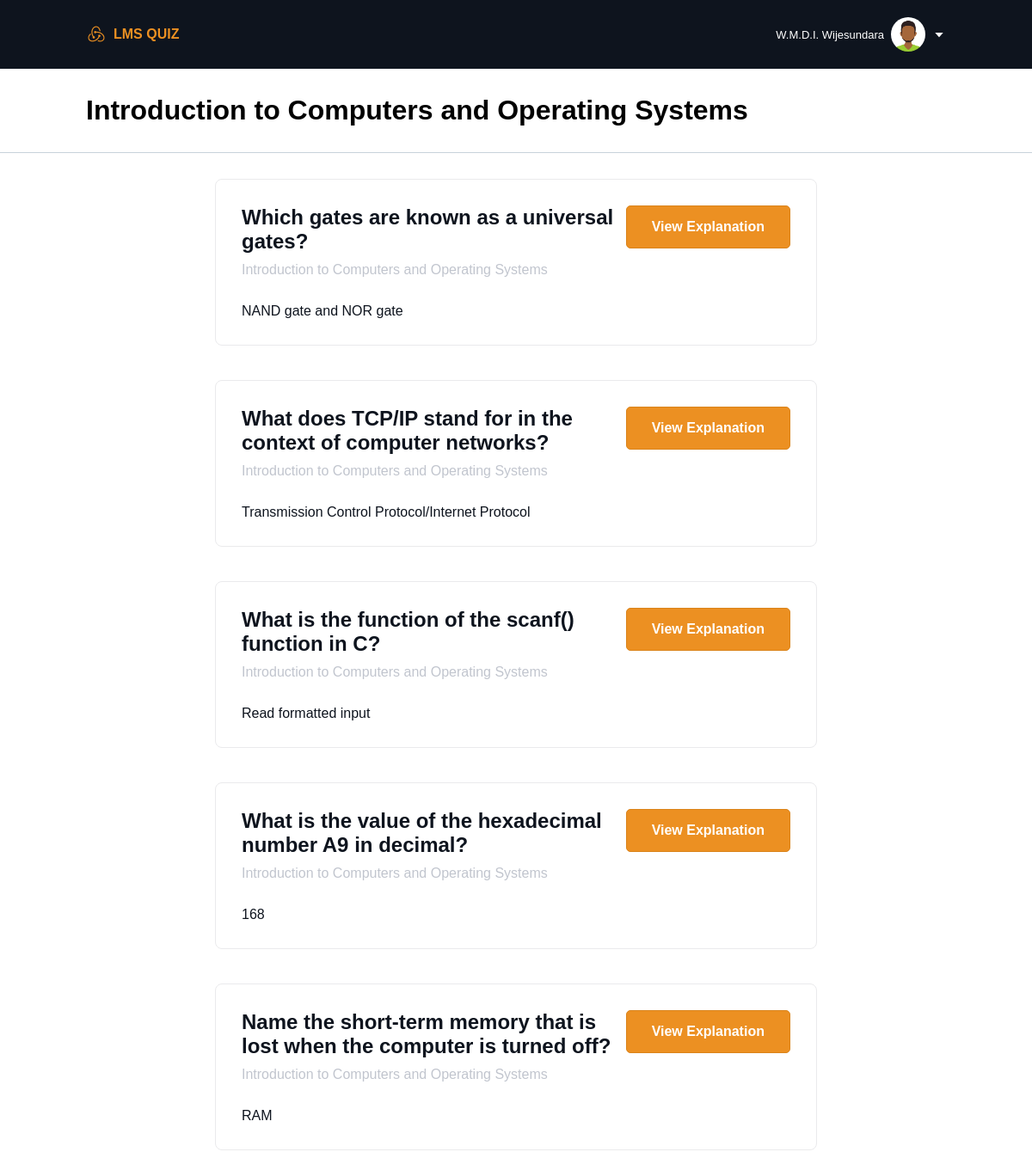
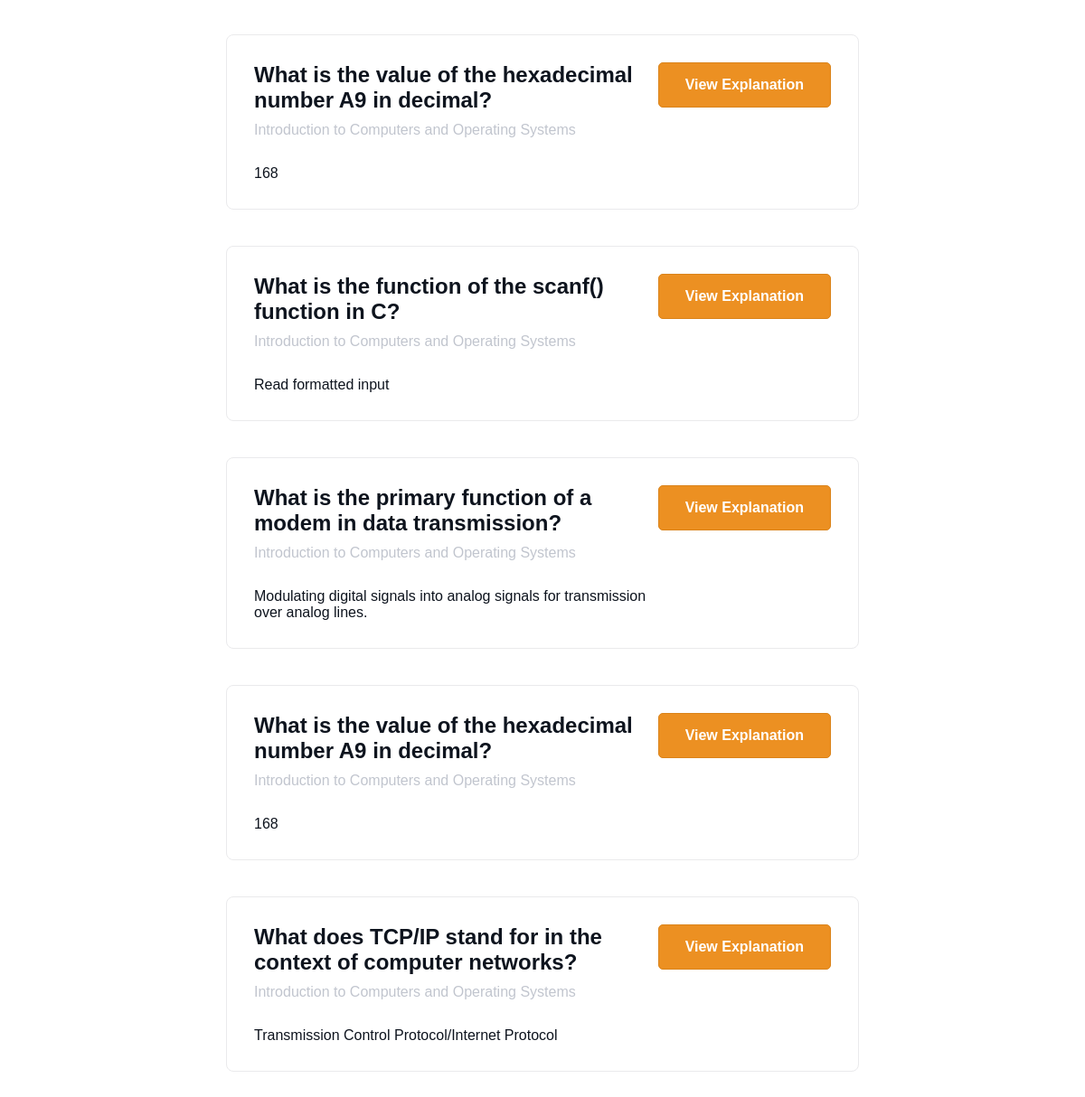
The page /student/view_question_kit.php?kit=1 (signed in) on the database its author committed (2 pictures, top to bottom).
### tables this page shows
CREATE TABLE `modules` (
  `module_id` int(11) NOT NULL,
  `module_code` varchar(10) NOT NULL,
  `module_name` varchar(100) NOT NULL,
  `level` int(2) NOT NULL,
  `semester` int(2) NOT NULL,
  `lecturer_id` int(11) NOT NULL
);

CREATE TABLE `questions` (
  `q_id` int(11) NOT NULL,
  `q_title` varchar(255) NOT NULL,
  `q_body` varchar(500) DEFAULT NULL,
  `q_hint` varchar(255) DEFAULT NULL,
  `q_explanation` varchar(500) NOT NULL,
  `q_correct_answer` varchar(100) NOT NULL,
  `q_type` varchar(10) NOT NULL,
  `q_code` varchar(255) DEFAULT NULL,
  `module_id` int(11) NOT NULL,
  `lecturer_id` int(11) NOT NULL
);

### student/view_question_kit.php (the view, shortened to what this page needs)
<?php
require("../db_config/db_config.php");
if (!isset($_GET["kit"])) {
  header("location:questions_set.php");
} else {
  $kit_id = $_GET["kit"];
}
$get_module = "SELECT module_name FROM q_kit, modules WHERE q_kit.module_id = modules.module_id AND q_kit_id = '$kit_id'";
$result_1 = mysqli_query($conn, $get_module);
if (mysqli_num_rows($result_1) > 0) {
$row_1 = mysqli_fetch_assoc($result_1);
}
?>
<!DOCTYPE html>
<html lang="en">
<head>
  <link rel="stylesheet" href="styles/view_question_kit.css">
  <link rel="stylesheet" href="https://cdn.jsdelivr.net/npm/boxicons@latest/css/boxicons.min.css">
</head>
<body>
  <?php include "components/header.php"; ?>
  <div class="sub-container">
    <h1><?php echo $row_1["module_name"]?></h1>
  </div>
  <div class="container">
    <div class="section_01">
      <div class="grid-div">
        <?php
        $sql = "SELECT questions.q_id, q_title, q_correct_answer FROM q_kit_questions, questions WHERE q_kit_questions.q_id = questions.q_id AND q_kit_id = '$kit_id'";
        $result = mysqli_query($conn, $sql);
        if (mysqli_num_rows($result) > 0) {
          while ($row = mysqli_fetch_assoc($result)) {
            echo '
                          <div class="year">
                              <div class="text">
                                  <p style="margin-bottom: 10px; color: #0e141e; font-weight: bold; font-size: 24px;">' . $row["q_title"] . '</p>
                                  <p style="margin-bottom: 30px; color: #c1c5ce;">'.$row_1["module_name"].'</p>
                                  <p style="color: #0e141e">' . $row["q_correct_answer"] . '</p>
                              </div>
                              <button onclick=\'window.location.href="view_question.php?q='.$row["q_id"].'"\' class="admin-btn">View Explanation</button>
                          </div>
                        ';
          }
        } else {
          echo "0 results";
        }
        ?>
      </div>
    </div>
  </div>
</body>
</html>

### student/styles/view_question_kit.css (style rules this page uses)
* { font-family: Arial; margin: 0; padding: 0; box-sizing: border-box; list-style: none; text-decoration: none; }
:root { --blue-dark: #0e141e; --orange-color: #EC9022; --orange-dark-color: #da831a; --white-color: white; --white-shade: #f2f5f7; --green-color: #40af0c; }
.container { width: 100%; height: auto; display: flex; flex-direction: row; }
.section_01 { width: 100%; height: auto; display: flex; flex-direction: column; flex-basis: 100%; }
.sub-container { display: flex; align-items: center; justify-content: space-between; padding: 30px 100px; background-color: var(--white-color); border-bottom: 1px solid #c8d2db; width: 100%; }
.grid-div { width: 100%; height: auto; padding: 0 250px 30PX 250PX; display: grid; grid-template-columns: repeat(1, 1fr); gap: 10px; }
.year { border: 1px solid #eaeaec; border-radius: 0.5rem; padding-right: 80px; width: 100%; height: auto; cursor: pointer; padding: 30px; margin-top: 30px; display: flex; flex-direction: row; }
.text { display: flex; flex-direction: column; flex-basis: 70%; }
.admin-btn { font-size: 16px; font-weight: 600; height: 50px; background-color: var(--orange-color); border: 1px solid var(--orange-dark-color); color: var(--white-color); cursor: pointer; border-radius: 5px; margin-bottom: 30px; flex-basis: 30%; }

### rows shown on the page
modules: module_name "Introduction to Computers and Operating Systems"
questions: q_title "Which gates are known as a universal gates?", module.module_name "Introduction to Computers and Operating Systems", q_correct_answer "NAND gate and NOR gate"
questions: q_title "What does TCP/IP stand for in the context of computer networks?", module.module_name "Introduction to Computers and Operating Systems", q_correct_answer "Transmission Control Protocol/Internet Protocol"
questions: q_title "What is the function of the scanf() function in C?", module.module_name "Introduction to Computers and Operating Systems", q_correct_answer "Read formatted input"
questions: q_title "What is the value of the hexadecimal number A9 in decimal?", module.module_name "Introduction to Computers and Operating Systems", q_correct_answer "168"
questions: q_title "Name the short-term memory that is lost when the computer is turned off?", module.module_name "Introduction to Computers and Operating Systems", q_correct_answer "RAM"
questions: q_title "What is the primary function of a modem in data transmission?", module.module_name "Introduction to Computers and Operating Systems", q_correct_answer "Modulating digital signals into analog signals for transmission over analog lines."
questions: q_title "What is the value of the hexadecimal number A9 in decimal?", module.module_name "Introduction to Computers and Operating Systems", q_correct_answer "168"
questions: q_title "What does TCP/IP stand for in the context of computer networks?", module.module_name "Introduction to Computers and Operating Systems", q_correct_answer "Transmission Control Protocol/Internet Protocol"

### other values the page prints
$_SESSION["user"]["name"] "W.M.D.I. Wijesundara"
